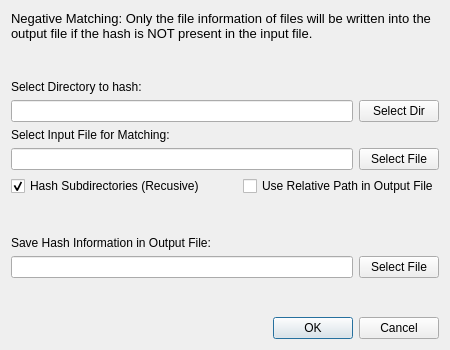
<?xml version="1.0" encoding="UTF-8"?>
<ui version="4.0">
 <class>DialogNegMatch</class>
 <widget class="QDialog" name="DialogNegMatch">
  <property name="geometry">
   <rect>
    <x>0</x>
    <y>0</y>
    <width>450</width>
    <height>350</height>
   </rect>
  </property>
  <property name="windowTitle">
   <string>Dialog</string>
  </property>
  <layout class="QVBoxLayout" name="verticalLayout">
   <item>
    <widget class="QLabel" name="label_4">
     <property name="font">
      <font>
       <pointsize>10</pointsize>
       <weight>50</weight>
       <bold>false</bold>
      </font>
     </property>
     <property name="text">
      <string>Negative Matching: Only the file information of files will be written into the output file if the hash is NOT present in the input file.</string>
     </property>
     <property name="wordWrap">
      <bool>true</bool>
     </property>
    </widget>
   </item>
   <item>
    <spacer name="verticalSpacer_2">
     <property name="orientation">
      <enum>Qt::Vertical</enum>
     </property>
     <property name="sizeHint" stdset="0">
      <size>
       <width>20</width>
       <height>40</height>
      </size>
     </property>
    </spacer>
   </item>
   <item>
    <widget class="QLabel" name="label_2">
     <property name="text">
      <string>Select Directory to hash:</string>
     </property>
    </widget>
   </item>
   <item>
    <layout class="QHBoxLayout" name="horizontalLayout_3">
     <item>
      <widget class="QLineEdit" name="lineEditPath"/>
     </item>
     <item>
      <widget class="QPushButton" name="pushButtonDir">
       <property name="text">
        <string>Select Dir</string>
       </property>
      </widget>
     </item>
    </layout>
   </item>
   <item>
    <widget class="QLabel" name="label">
     <property name="text">
      <string>Select Input File for Matching:</string>
     </property>
    </widget>
   </item>
   <item>
    <layout class="QHBoxLayout" name="horizontalLayout">
     <item>
      <widget class="QLineEdit" name="lineEditLoadFile"/>
     </item>
     <item>
      <widget class="QPushButton" name="pushButtonLoadFile">
       <property name="text">
        <string>Select File</string>
       </property>
      </widget>
     </item>
    </layout>
   </item>
   <item>
    <layout class="QHBoxLayout" name="horizontalLayout_2">
     <item>
      <widget class="QCheckBox" name="checkRecusive">
       <property name="text">
        <string>Hash Subdirectories (Recusive)</string>
       </property>
       <property name="checked">
        <bool>true</bool>
       </property>
      </widget>
     </item>
     <item>
      <spacer name="horizontalSpacer">
       <property name="orientation">
        <enum>Qt::Horizontal</enum>
       </property>
       <property name="sizeHint" stdset="0">
        <size>
         <width>40</width>
         <height>20</height>
        </size>
       </property>
      </spacer>
     </item>
     <item>
      <widget class="QCheckBox" name="checkRelPath">
       <property name="text">
        <string>Use Relative Path in Output File</string>
       </property>
      </widget>
     </item>
    </layout>
   </item>
   <item>
    <spacer name="verticalSpacer">
     <property name="orientation">
      <enum>Qt::Vertical</enum>
     </property>
     <property name="sizeHint" stdset="0">
      <size>
       <width>20</width>
       <height>40</height>
      </size>
     </property>
    </spacer>
   </item>
   <item>
    <widget class="QLabel" name="label_3">
     <property name="text">
      <string>Save Hash Information in Output File:</string>
     </property>
    </widget>
   </item>
   <item>
    <layout class="QHBoxLayout" name="horizontalLayout_4">
     <item>
      <widget class="QLineEdit" name="lineEditSaveFile"/>
     </item>
     <item>
      <widget class="QPushButton" name="pushButtonSaveFile">
       <property name="text">
        <string>Select File</string>
       </property>
      </widget>
     </item>
    </layout>
   </item>
   <item>
    <spacer name="verticalSpacer_3">
     <property name="orientation">
      <enum>Qt::Vertical</enum>
     </property>
     <property name="sizeHint" stdset="0">
      <size>
       <width>20</width>
       <height>40</height>
      </size>
     </property>
    </spacer>
   </item>
   <item>
    <widget class="QDialogButtonBox" name="buttonBox">
     <property name="orientation">
      <enum>Qt::Horizontal</enum>
     </property>
     <property name="standardButtons">
      <set>QDialogButtonBox::Cancel|QDialogButtonBox::Ok</set>
     </property>
    </widget>
   </item>
  </layout>
 </widget>
 <resources/>
 <connections>
  <connection>
   <sender>buttonBox</sender>
   <signal>accepted()</signal>
   <receiver>DialogNegMatch</receiver>
   <slot>accept()</slot>
   <hints>
    <hint type="sourcelabel">
     <x>224</x>
     <y>329</y>
    </hint>
    <hint type="destinationlabel">
     <x>224</x>
     <y>174</y>
    </hint>
   </hints>
  </connection>
  <connection>
   <sender>buttonBox</sender>
   <signal>rejected()</signal>
   <receiver>DialogNegMatch</receiver>
   <slot>reject()</slot>
   <hints>
    <hint type="sourcelabel">
     <x>224</x>
     <y>329</y>
    </hint>
    <hint type="destinationlabel">
     <x>224</x>
     <y>174</y>
    </hint>
   </hints>
  </connection>
 </connections>
</ui>
